Frame 1 (no input): blank canvas, image omitted
Frame 60 (no input): blank canvas, image omitted
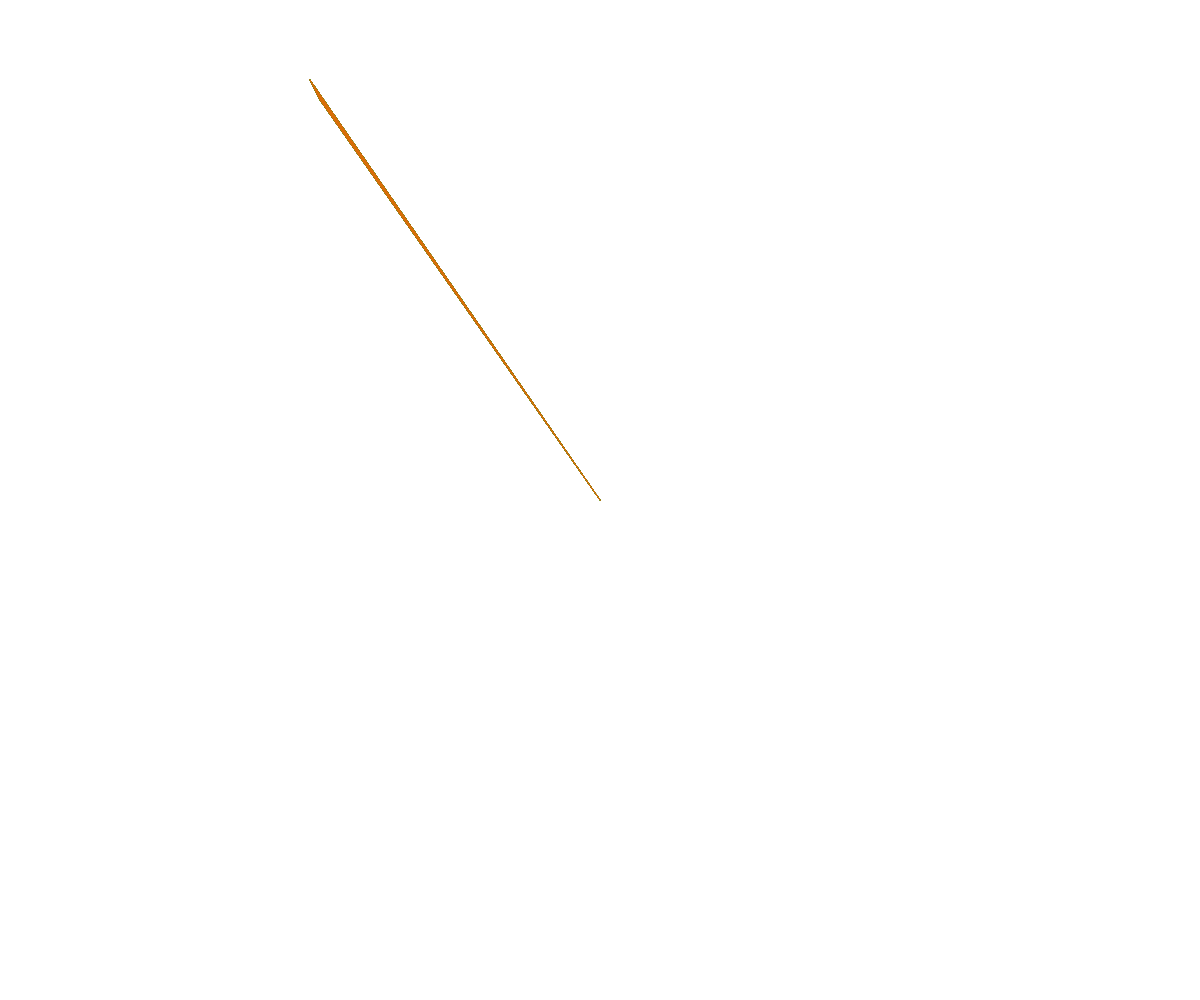
Frame 120 (the mouse pressed at the canvas centre since frame 60)

The p5.js sketch whose frames 1 and 60 were blank and that drew this single picture after the mouse press (run headless with seeded random() and noise() and a simulated clock; from frame 60 on, the mouse is pressed at the canvas centre):

// p5.js sketch
// ── sketch.js
function setup() {
  createCanvas(windowWidth, windowHeight);
}

function draw() {
  if(mouseX < 400)
    {
      r = random(255); // r is a random number between 0 - 255
      g = random(100,200); // g is a random number betwen 100 - 200
      b = random(100); // b is a random number between 0 - 100
      a = random(200,255); // a is a random number between 200 - 255
      stroke(r, g, b);
      fill(r, g, b, a);
    }
  else
    {
       r = random(255); // r is a random number between 0 - 255
      g = random(100,200); // g is a random number betwen 100 - 200
      b = random(100); // b is a random number between 0 - 100
      a = random(200,255); // a is a random number between 200 - 255
      stroke(r, g, b);
      fill(r, g, b , a);
    }
  
  if(mouseIsPressed == true)
    {
      // ellipse(, mouseY, 30, 30);
      triangle(mouseX, mouseY, 320, 100, 310, 80);
    }
}
